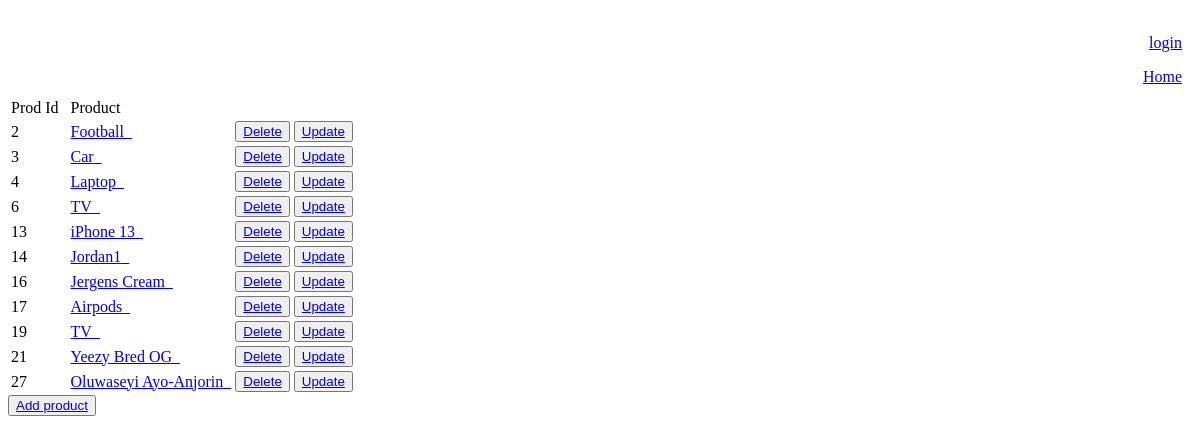
The app's page /product/ with its own data.
### product/models.py (models this page shows, shortened)
class Product(models.Model):
    name = models.CharField(max_length=50, null=False)
    price = models.IntegerField(null=False)
    description = models.CharField(max_length=200, null=False)
    quantity = models.IntegerField(null=False)
    user = models.ForeignKey(User, default=1, on_delete=models.CASCADE)
    image = models.ImageField(upload_to='product/', null=True, blank=True)

### product/views.py (the view)
# urls.py: path('', ProductList.as_view(), name='product_list'),
class ProductList(ListView):
    queryset = Product.objects.all()
    model = Product
    templates = 'product/product_list.html'
    context_object_name = 'product_list'

### templates/product/product_list.html (shortened to what this page needs)
{% extends 'product/base.html' %}
{% block content %}
<table class="table table-borderless">
    <thead class="border-bottom font-weight-bold">
        <tr>
            <td>Prod Id&ensp;</td>
            <td>Product&ensp;</td>
            <td></td>
            <td></td>
        </tr>
    </thead>
    <tbody>
        {% for product in product_list %}
            <tr>
                <td>{{product.id}}&ensp;</td>
                <td><a href="{% url 'product_detail' product.id %}">{{product.name}}&ensp;</a></td>
                <td>
                    <button><a href="{% url 'product_delete' product.id %}">Delete</a></button>
                </td>
                <td>
                    <button><a href="{% url 'product_update' product.id %}">Update</a></button>
                </td>
            </tr>
        {% endfor %}
    </tbody>
</table>
<button><a href="{% url 'product_create' %}">Add product</a></button> <br>
{% endblock %}

### records on screen
Product: id "2", name "Football"
Product: id "3", name "Car"
Product: id "4", name "Laptop"
Product: id "6", name "TV"
Product: id "13", name "iPhone 13"
Product: id "14", name "Jordan1"
Product: id "16", name "Jergens Cream"
Product: id "17", name "Airpods"
Product: id "19", name "TV"
Product: id "21", name "Yeezy Bred OG"
Product: id "27", name "Oluwaseyi Ayo-Anjorin"
